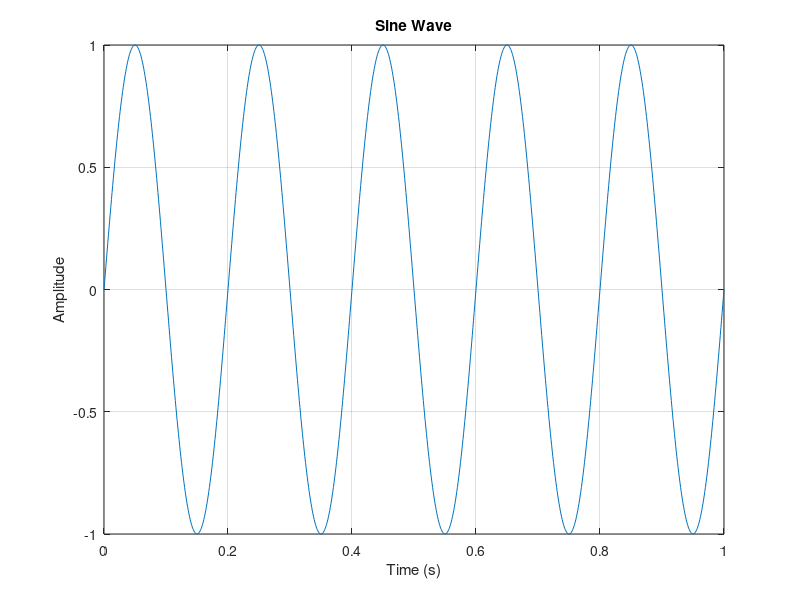

This figure's MATLAB source:


s = 1000;
t = 0:1/s:1;

f = 5;
y = sin(2*pi*f*t);

plot(t,y);

xlabel('Time (s)');
ylabel('Amplitude');
title('Sine Wave');

grid on;
